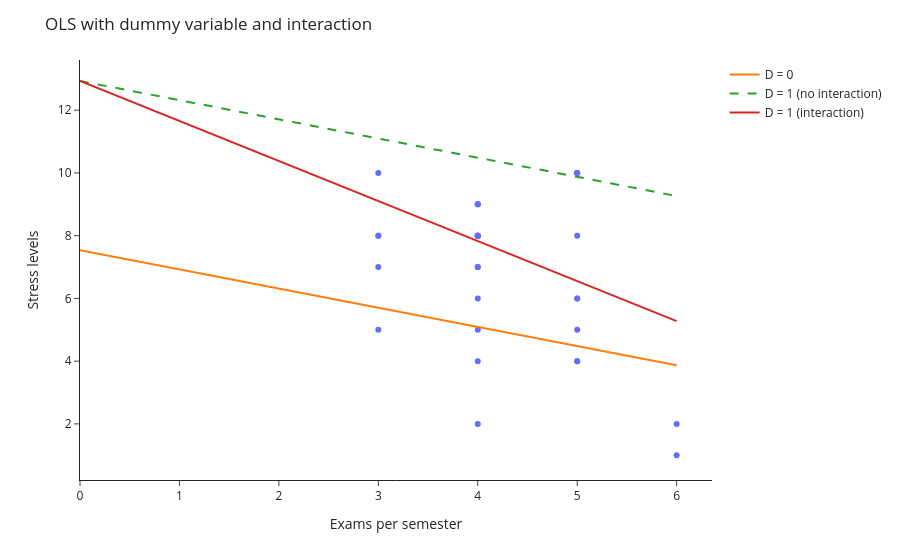

The notebook cell this image was saved under:
### Code cell
import plotly.express as px
import plotly.graph_objects as go 

fig = px.scatter(
    df, 
    x='esami_sem', 
    y='livello_stress', 
    hover_data={
        'esami_sem': True,
        'livello_stress': True,
        'genere': True
    }
)

fig.add_trace(
    go.Scatter(
        x=x,
        y=y_d_0,
        mode='lines',
        name='D = 0', 
    )
)

fig.add_trace(
    go.Scatter(
        x=x,
        y=y_d_1,
        mode='lines',
        line=dict(dash='dash'),
        name='D = 1 (no interaction)'
    )
)

fig.add_trace(
    go.Scatter(
        x=x,
        y=y_interaction,
        mode='lines',
        name='D = 1 (interaction)'
    )
)

fig.update_layout(
    title='OLS with dummy variable and interaction',
    xaxis_title='Exams per semester',
    yaxis_title='Stress levels',
    template='simple_white'
)

fig.show()
